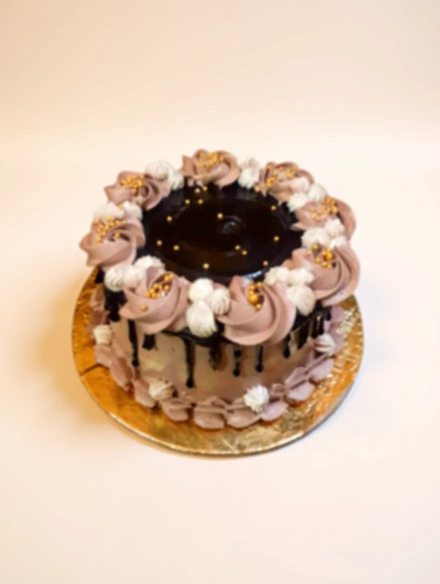
#> input picture _tmp-check.jpg, 880 x 1168 px (shown at 1/2 size)
$ python -i relight-photos.py   (imports and definitions only)
#> lines starting #> are read from the running program, lines starting #| are printed output that depends on the picture; after the words box and inside, x2 and y2 are one past the last pixel; in counts of white or black regions, pixels touching at a corner belong together
# Studio-relight pass: segments the cake (GrabCut), then transforms the
# background into a soft, warm, bright studio backdrop with a gentle glow
# behind the subject. The cake itself is only very lightly graded — never
# repainted. Produces the depth-of-field look of professional food photos.
import cv2
import numpy as np
import os, sys

SRC = "_incoming/b38-photos-appetizing"
DST = "_incoming/b38-photos-studio"
# [1 line not run here, left out]

def cake_mask(img):
    h, w = img.shape[:2]
    mask = np.zeros((h, w), np.uint8)
    bgd = np.zeros((1, 65), np.float64)
    fgd = np.zeros((1, 65), np.float64)
    rect = (int(w*0.06), int(h*0.22), int(w*0.88), int(h*0.72))
    cv2.grabCut(img, mask, rect, bgd, fgd, 6, cv2.GC_INIT_WITH_RECT)
    m = np.where((mask == cv2.GC_FGD) | (mask == cv2.GC_PR_FGD), 255, 0).astype(np.uint8)
    # close holes + keep the largest blob (the cake), then feather
    m = cv2.morphologyEx(m, cv2.MORPH_CLOSE, np.ones((15, 15), np.uint8))
    n, labels, stats, _ = cv2.connectedComponentsWithStats(m, 8)
    if n > 1:
        biggest = 1 + np.argmax(stats[1:, cv2.CC_STAT_AREA])
        m = np.where(labels == biggest, 255, 0).astype(np.uint8)
    m = cv2.morphologyEx(m, cv2.MORPH_DILATE, np.ones((7, 7), np.uint8))
    m = cv2.GaussianBlur(m, (0, 0), 9)
    return m, m.mean() / 255.0  # coverage estimate

def studio_background(img, mask):
    h, w = img.shape[:2]
    bg = cv2.GaussianBlur(img, (0, 0), 28)
    lab = cv2.cvtColor(bg, cv2.COLOR_BGR2LAB).astype(np.float32)
    l, a, b = cv2.split(lab)
    l = l * 1.30 + 14          # bright, creamy
    a = a - 3.0                # slightly less green
    b = b + 6.0                # warm cream tint
    bg = cv2.cvtColor(np.clip(np.stack([l, a, b], -1), 0, 255).astype(np.uint8), cv2.COLOR_LAB2BGR)
    bg = cv2.cvtColor(bg, cv2.COLOR_BGR2HSV).astype(np.float32)
    hh, ss, vv = cv2.split(bg)
    ss = ss * 0.55             # muted backdrop, food pops in front
    bg = cv2.cvtColor(np.clip(np.stack([hh, ss, vv], -1), 0, 255).astype(np.uint8), cv2.COLOR_HSV2BGR)
    # soft glow centered behind the cake
    yy, xx = np.mgrid[0:h, 0:w]
    cy, cx = mask.shape[0] / 2, mask.shape[1] / 2
    d = np.sqrt(((xx - cx) / w) ** 2 + ((yy - cy) / h) ** 2)
    glow = np.clip(1 - d * 1.7, 0, 1) ** 1.6
    bg = (bg * (1 - 0.28 * glow[..., None]) + np.array([235, 232, 244]) * 0.28 * glow[..., None]).astype(np.uint8)
    # vignette at edges
    vig = np.clip(1.06 - d * 0.55, 0.82, 1.06)
    bg = (bg * vig[..., None]).astype(np.uint8)
    return bg

def relight(img):
    mask, coverage = cake_mask(img)
    out = img.copy()
    if coverage > 0.86:
        return out, coverage  # too close-up: keep as-is
    bg = studio_background(img, mask)
    m3 = (mask.astype(np.float32) / 255.0)[..., None]
    out = (img.astype(np.float32) * m3 + bg.astype(np.float32) * (1 - m3)).astype(np.uint8)
    # warm the cake a touch (it now sits in warmer light)
    lab = cv2.cvtColor(out, cv2.COLOR_BGR2LAB).astype(np.float32)
    l, a, b = cv2.split(lab)
    a -= 1.0; b += 1.5
    out = cv2.cvtColor(np.clip(np.stack([l, a, b], -1), 0, 255).astype(np.uint8), cv2.COLOR_LAB2BGR)
    return out, coverage

only = sys.argv[1:] if len(sys.argv) > 1 else None
# [10 lines not run here, left out]

>>> import cv2
>>> picture = cv2.imread('../_tmp-check.jpg')
#> picture is the input picture: shape (1168, 880, 3); mean B, G, R 177.9, 197.3, 220.8
>>> result = relight(picture)
#> in cake_mask, `n, labels, stats, _ = cv2.connectedComponentsWithStats(m, 8)`:
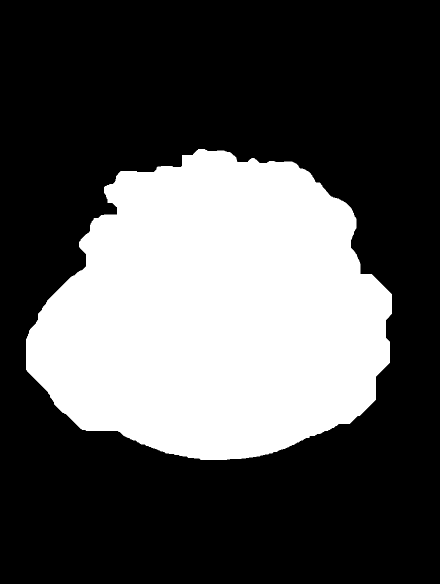
#> m: shape (1168, 880) (shown at 1/2 size); 32.6% white; 1 white region, box (x1, y1, x2, y2) and area: (52, 298, 784, 920) 335265
#> in relight, `mask, coverage = cake_mask(img)`:
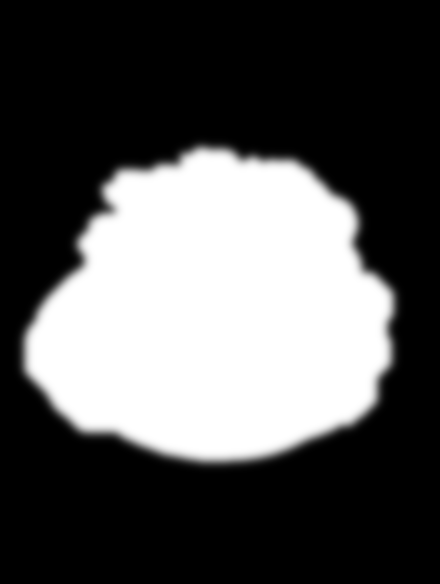
#> mask: shape (1168, 880) (shown at 1/2 size); min 0, max 255, mean 85.3
#> in relight, `mask, coverage = cake_mask(img)`: coverage = 0.335
#> in studio_background, `l, a, b = cv2.split(lab)`:
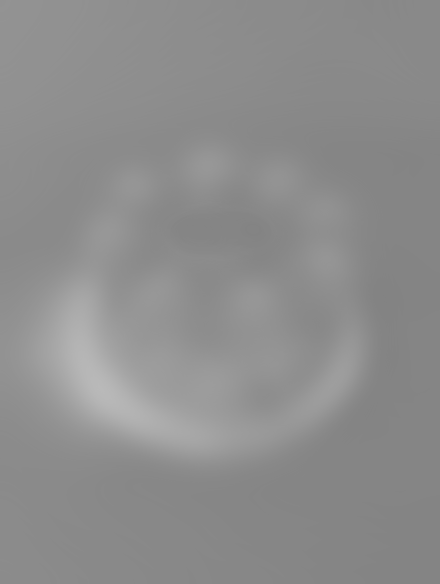
#> b: shape (1168, 880) float32 (shown at 1/2 size); min 130, max 185, mean 141.1
#> in studio_background, `hh, ss, vv = cv2.split(bg)`:
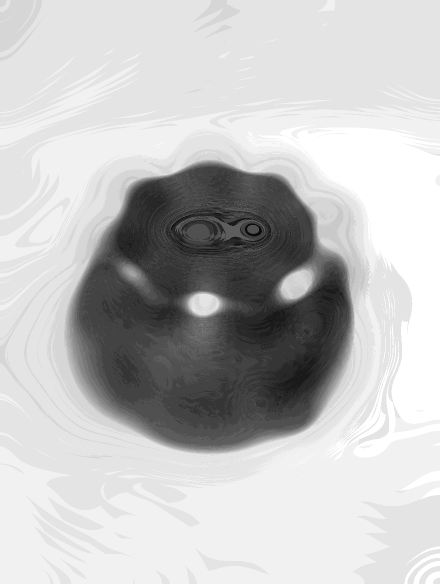
#> hh: shape (1168, 880) float32 (shown at 1/2 size); min 11, max 30, mean 25.5; drawn with min black and max white
#> in studio_background, `hh, ss, vv = cv2.split(bg)`:
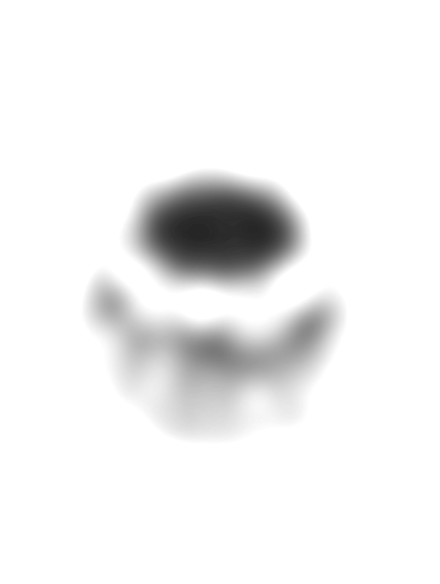
#> vv: shape (1168, 880) float32 (shown at 1/2 size); min 37, max 255, mean 240.7
#> in relight, `lab = cv2.cvtColor(out, cv2.COLOR_BGR2LAB).astype(np.float32)`:
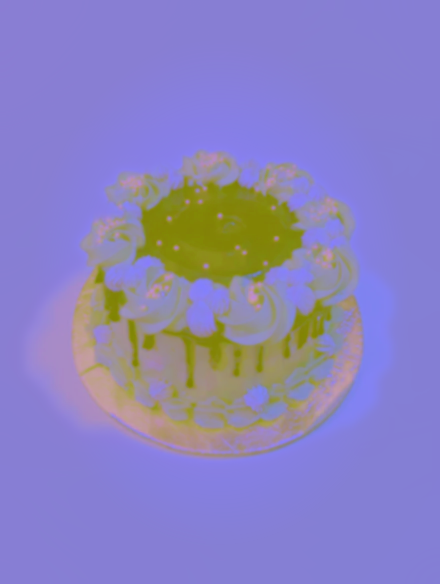
#> lab: shape (1168, 880, 3) float32 (shown at 1/2 size); mean B, G, R 189.6, 131.1, 138.4
#> in relight, `l, a, b = cv2.split(lab)`:
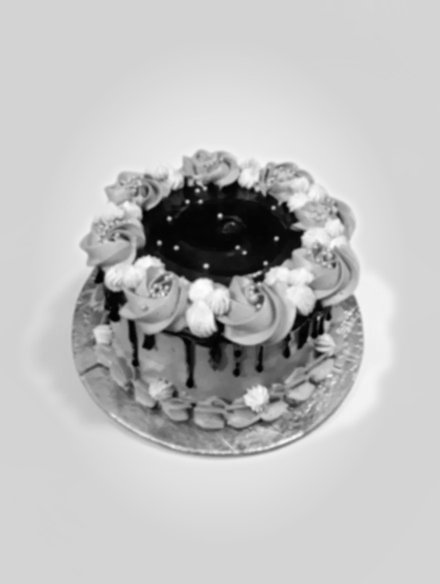
#> l: shape (1168, 880) float32 (shown at 1/2 size); min 1, max 255, mean 190.3
